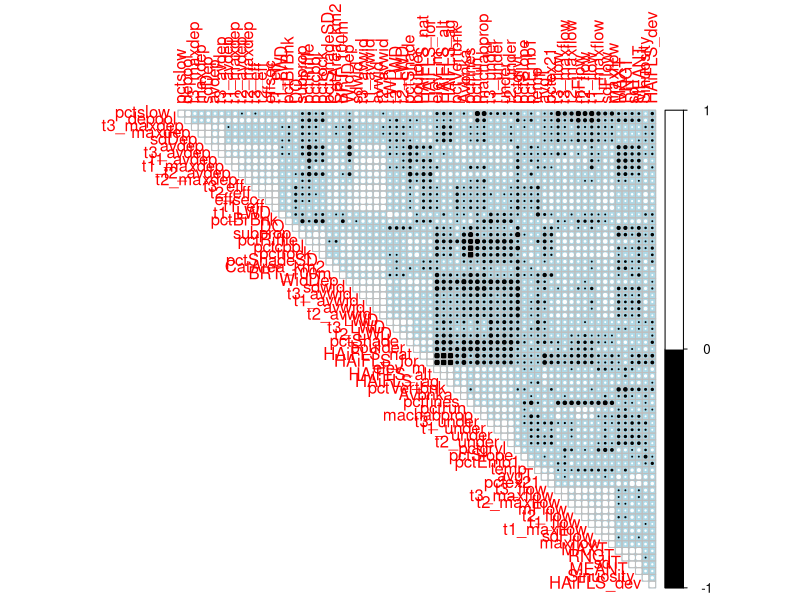

Write R code to recreate this figure.
##############################################################################################################################

# Create an RMARK ready dataframe for Brown Trout
# Combine current Environmental Covariates and Brown Trout Encounter history
#   > trim covariates to those with biologically/ecologically relevant a priori hypotheses
#   > run correlation tests on covariates to know which predictor variables should and should not be included wthin same model

##############################################################################################################################

library(tidyverse)
library(skimr)

#read in Brook Trout encounter history and environmental covariates

Brk <- read_csv("Data/Thesis/Tidy/BKT_EncHist.csv", col_names = T)
covars <- read_csv("Data/Thesis/Tidy/enviro_tidy.csv", col_names = T)
fishdat <- read_csv("Data/Thesis/Tidy/tidyfish1.csv", col_names = T)


#----------------------------------------------------------------------
#need BRT CPUE as covariate
#first we need to create new vector just for BRT_ab

trutta <- fishdat %>%
  unite(newID, c(HUC8, site),sep = "_", remove = F)%>%
  select(newID, BRT_ab)

#rename to common identifiers
trutta[46,1] <- "UPI_201"
trutta[47,1] <- "UPI_202"
trutta[117,1] <- "YEL_97b"

#remove fishless and non-randomly selected sites
trutta <- trutta %>%
  filter(!newID %in% c("UPI_29", "UPI_165", "YEL_33", "YEL_98"))

#join with other covariates -- run lines below **FIRST!**
hab <- covars%>%
  unite(newID, c(HUC8, Site),sep = "_", remove = F)
habby <- left_join(hab, trutta, by = "newID")
habby <- habby %>%
  mutate(SampleRch = (RchLen*3)) %>%
  mutate(BRT_100m = (BRT_ab/SampleRch)*100)

#---------------------------------------------------------------------
#create reduced Brook Trout encounter history tbl
enc <- Brk %>%
  unite(newID, c(HUC8, site),sep = "_", remove = F)%>%
  select(EncHist, newID)%>%
  rename(ch = EncHist)
enc[96,2] <- "YEL_97b"

#join and remove identifiers and covariates unrelated to hypotheses
names(habby)
habby <- habby %>%
  select(-uid, -HUC8, -Site, -Order, -SegLen, -RchLen, -pH, -pctclay, -pctsilt, -pctsand, -pctbldr, 
         -FWD) %>%
  select(-BRT_ab, -SampleRch)


########################################################
#merged data
brook <- full_join(enc, habby, by = "newID")
########################################################

#inspect correlations between covariates
#install.packages("corrplot")
library(corrplot)

#correlation test
c <- cor(brook[,3:73])
head(round(c,2)) 


#round down
cround <- round(c,3)

#visualize these correlations
corrplot(c, type = "upper", order = "hclust", col = c("black", "white"),
         bg="lightblue")

#--------------------------------------------------------------------------
#extract high and low values
i=1
j=1
k=1

corr <- data.frame(var1 = character(),
                   var2 = character(),
                   corr = character(),
                   stringsAsFactors = F)

for(i in 1:nrow(cround)){
  for(j in 1:ncol(cround)){
    if(cround[i,j]>.6 | cround[i,j] < -.6){
      corr[k,1] <- as.character(row.names(cround)[i])
      corr[k,2] <- as.character(colnames(cround)[j])
      corr[k,3] <- as.character(cround[i,j])
      k = k+1
    }
  }
}
#-------------------------------------------------------------------------

#remove rows where variables are compared with themselves
correfilt <- corr%>%
  filter(var1 != var2)


###########################################################################
#Write CSV's

#RMARK dataframe
write.csv(brook,"Data/Thesis/Tidy/BKT_occDF_RMARK.csv", row.names = F)

#Correlation's Over .6
write.csv(correfilt,"Data/Thesis/Tidy/StrCorrelations_Covariates.csv", row.names = F)
